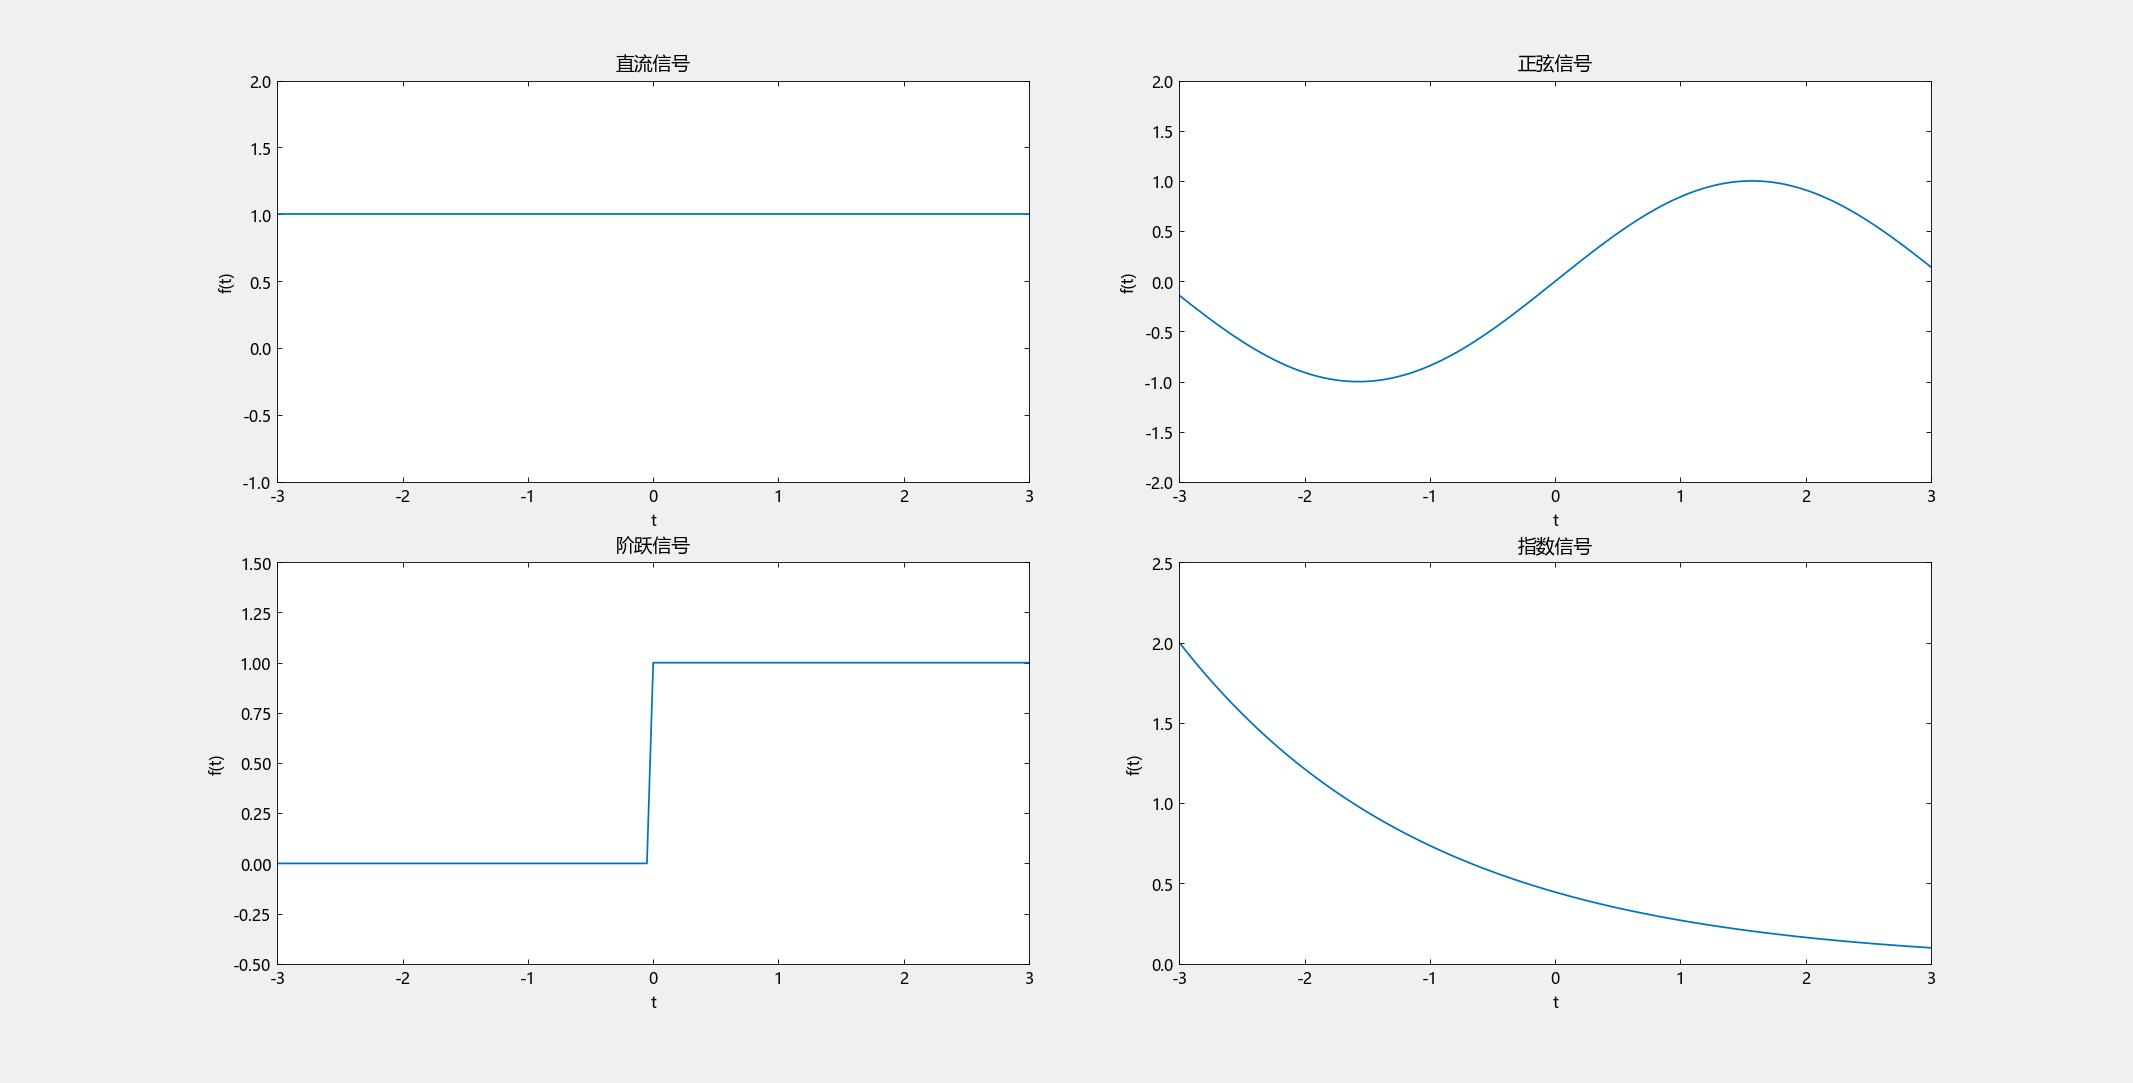

Here is the Julia script that generated this plot:
using TyPlot

t = -3 : 0.05 : 3

# 直流信号
dc = ones(length(t))

# 正弦信号
Sin = sin.(t)

# 阶跃信号
step = zeros(length(t))
step[t .>= 0] .= 1

# 指数信号
Exp = 2exp.(-0.5(t.+ 3))

# 绘制图形
subplot(2, 2, 1)
plot(t, dc)
xlabel("t")
ylabel("f(t)")
title("直流信号")
axis([-3, 3, -1, 2])

subplot(2, 2, 2)
plot(t, Sin)
xlabel("t")
ylabel("f(t)")
title("正弦信号")
axis([-3, 3, -2, 2])

subplot(2, 2, 3)
plot(t, step)
xlabel("t")
ylabel("f(t)")
title("阶跃信号")
axis([-3, 3, -0.5, 1.5])

subplot(2, 2, 4)
plot(t, Exp)
xlabel("t")
ylabel("f(t)")
title("指数信号")
axis([-3, 3, 0, 2.5])
